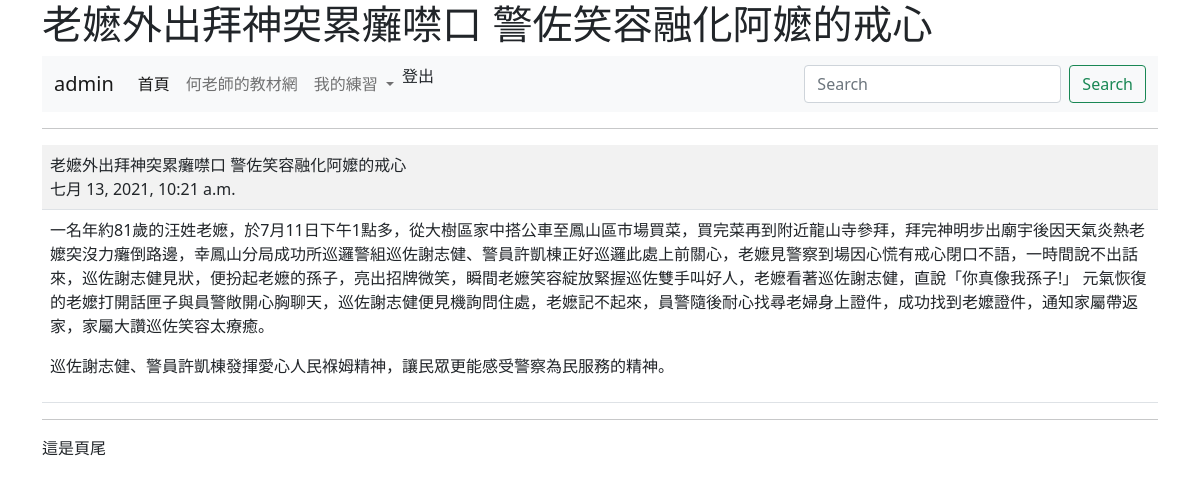
Screenshot of /show/2/ (signed in) with the database file from the repository.
### mysite/models.py (models this page shows, shortened)
class Post(models.Model):
	title = models.CharField(max_length=200)
	content = models.TextField()
	pub_date = models.DateTimeField(default=timezone.now)
	class Meta:
		ordering = ('-pub_date',)

### mysite/views.py (the view)
# urls.py: path('show/<int:id>/',views.show),
@login_required(login_url="/admin/login/")
def show(request, id):
	try:
		post = Post.objects.get(id=id)
	except:
		return redirect("/news/")
	return render(request, "show.html", locals())

### templates/show.html (shortened to what this page needs)
{% extends "base.html" %}
{% block main %}
	<hr>
	<table class="table table-striped">
	   	<tr>
	   		<td>
	   			{{ post.title }}<br>
	   			{{ post.pub_date }}
	   		</td>
		</tr>
		<tr>
			<td>
				{{post.content | linebreaks }}
			</td>
		</tr>
	</table>
{% endblock %}

### templates/menu.html (shortened to what this page needs)
<nav class="navbar navbar-expand-lg navbar-light bg-light">
    <div class="container-fluid">
      <a class="navbar-brand" href="#">{{ request.user.username }}</a>
      <div class="collapse navbar-collapse" id="navbarSupportedContent">
        <ul class="navbar-nav me-auto mb-2 mb-lg-0">
          <li class="nav-item">
            <a class="nav-link active" aria-current="page" href="/">首頁</a>
          </li>
          <li class="nav-item">
            <a class="nav-link" href="https://104.es">何老師的教材網</a>
          </li>
          <li class="nav-item dropdown">
            <a class="nav-link dropdown-toggle" href="#" id="navbarDropdown" role="button" data-bs-toggle="dropdown" aria-expanded="false">
              我的練習
            </a>
          </li>
          {% if request.user.is_authenticated %}
           <li class="nav-item"
            <a class="nav-link" href="/logout/" tabindex="-1">登出</a>
           </li>
          {% else %}
          <li class="nav-item">
            <a class="nav-link" href="/admin/login/?next=/" tabindex="-1">登入</a>
          </li>
          {% endif %}
        </ul>
        <form class="d-flex">
          <input class="form-control me-2" type="search" placeholder="Search" aria-label="搜尋">
          <button class="btn btn-outline-success" type="submit">Search</button>
        </form>
      </div>
    </div>
  </nav>

### rows the page displays
Post: title "老嬷外出拜神突累癱噤口 警佐笑容融化阿嬤的戒心", pub_date "七月 13, 2021, 10:21 a.m.", content "一名年約81歲的汪姓老嬷，於7月11日下午1點多，從大樹區家中搭公車至鳳山區市場買菜，買完菜再到附近龍山寺參拜，拜完神明步出廟宇後因天氣炎熱老嬤突沒力癱倒路邊，幸鳳山分局成功所巡邏警組巡佐謝志健、警員許凱棟正好巡邏此處上前關心，老嬷見警察到場因心慌有戒心閉口不語，一時間說不出話來，巡佐謝志健見狀，便扮起老嬷的孫子，亮出招牌微笑，瞬間老嬷笑容綻放緊握巡佐雙手叫好人，老嬷看著巡佐謝志健，直說「你真像我孫子!」 元氣恢復的老嬤打開話匣子與員警敞開心胸聊天，巡佐謝志健便見機詢問住處，老嬷記不起來，員警隨後耐心找尋老婦身上證件，成功找到老嬤證件，通知家屬帶返家，家屬大讚巡佐笑容太療癒。 巡佐謝志健、警員許凱棟發揮愛心人民褓姆精神，讓民眾更能感受警察為民服務的精神。"

### other values shown
{{ request.user.username }} "admin"
